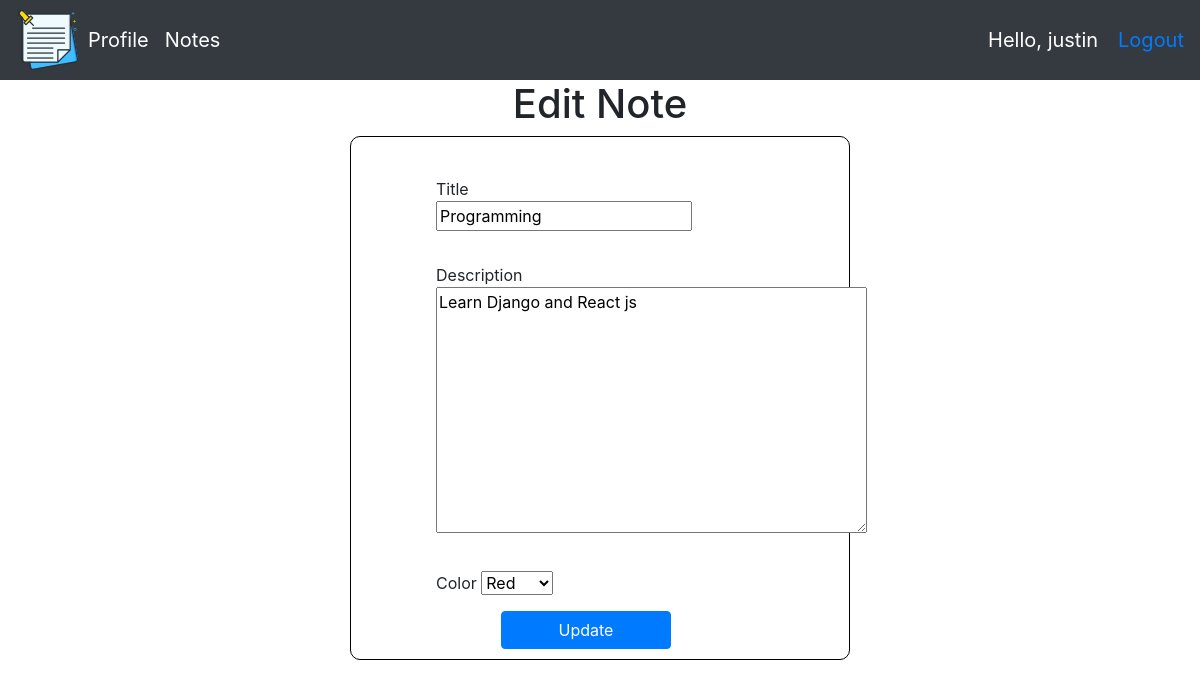
Page /editNote/1/ (signed in) on the committed database.
### noteApp/models.py (models this page shows, shortened)
class Note(models.Model):
    colors = [
        ("bg-danger","Red"),
        ("bg-info","Teal"),
        ("bg-success","Green"),
        ("bg-warning","Yellow"),
    ]
    title = models.CharField(max_length=200, null=True)
    description = models.TextField(max_length=200)
    date_created = models.DateTimeField(auto_now_add=True)
    color = models.CharField(max_length=10,choices=colors,default="Teal")
    user = models.ForeignKey(User, on_delete=models.CASCADE, null=True)

### noteApp/views.py (the view, shortened to what this page needs)
# urls.py: path('editNote/<str:pk_note>/', views.editNote, name="editNote"),
@login_required(login_url='loginPage')
def editNote(request, pk_note):
    note = Note.objects.get(id=pk_note)
    form = NoteEditForm(instance=note)
    context = {
        "note":note,
        "form":form,
    }
    return render(request, "noteApp/editNote.html", context)

### noteApp/forms.py
class NoteEditForm(ModelForm):
    class Meta:
        model = Note
        fields = ['title','description','color']

### noteApp/templates/noteApp/editNote.html (shortened to what this page needs)
{% extends 'noteApp/base.html' %}
{% load static %}
{% block content %}
<h1 style="text-align: center;">Edit Note</h1>
<div class="card2">
    <form action="" method="POST" class="form-style">
        <div class="form-row">
            <div class="form-group">
                {{form.title.label}}
                <p>{{form.title}}</p>
            </div>
        </div>
        <div class="form-row">
            <div class="form-group">
                {{form.description.label}}
                <p>{{form.description}}</p>
            </div>
        </div>
        <div class="form-row">
            <div class="form-group">
                {{form.color.label}}
                {{form.color}}
            </div>
        </div>
        <button type="submit" id="Button" class="btn btn-primary">Update</button>
    </form>
</div>
{% endblock %}

### noteApp/templates/noteApp/navbar.html (shortened to what this page needs)
{% load static %}
<nav class="navbar navbar-expand-lg navbar-dark bg-dark">
    <a href="{% url 'notes' %}"><img src="{% static 'images/logo.png' %}"></a>
    <div class="collapse navbar-collapse" id="navbarNav">
      <ul class="navbar-nav">
        <li class="nav-item active">
          <a class="nav-link" href="{% url 'profile' %}">Profile</a>
        </li>
        <li class="nav-item active">
          <a class="nav-link" href="{% url 'notes' %}">Notes</a>
        </li>
      </ul>
    </div>
    <span id="hello-msg">Hello, {{request.user}}</span>
    <span><a class="hello-msg" href="{% url 'logoutPage' %}">Logout</a></span>
  </nav>

### static/css/main.css (style rules this page uses)
.card2 { margin-bottom:25px; width: 500px; padding-left: 90px; padding-bottom:10px; padding-top: 20px; padding-right: 70px; border: 1px solid black; margin: auto; border-radius: 10px; }
#Button { width: 170px; margin-left: 60px; }
.form-style { width: 500px; margin: 0 auto; margin-top: 20px; }
.navbar { font-size: 20px; }

### noteApp/templates/noteApp/navbar.html (style rules this page uses)
#hello-msg { font-size: 20px; color: #fff; margin-right: 20px; }
.hello-msg { float: right; }

### rows in the picture
Note: title "Programming", description "Learn Django and React js", color "Red"

### other values in the picture
{{ request.user }} "justin"
